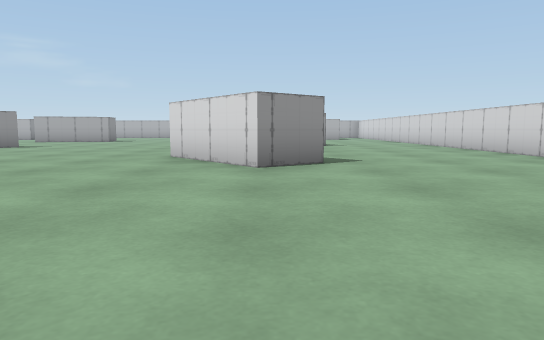
View 1 (above)

24 first-person views from a walk through a Unity game level. The camera is 0.51 m above the floor, tilts 6° down and sees 70° across. The floor is counted in squares, 1 m on a side. Each view is taken from the middle of a square. On the plan, view 1 faces up. The plan holds only what a view shows up to about 9 squares ahead; the rest is blank. The place goes on beyond the plan. The player character is not drawn.

View 2
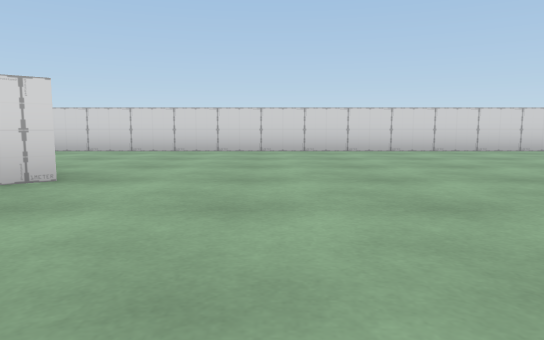

View 3
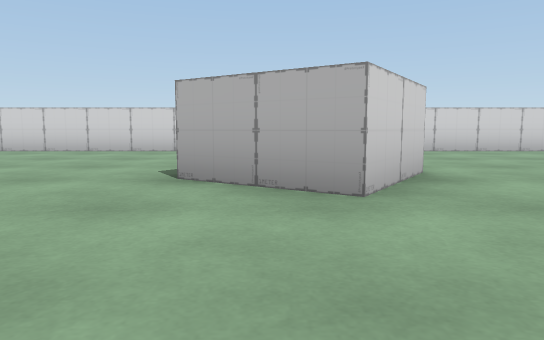

View 4
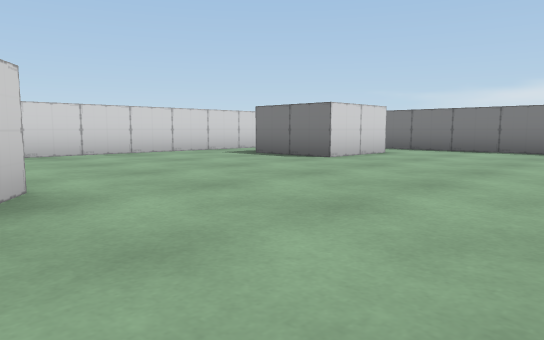

View 5
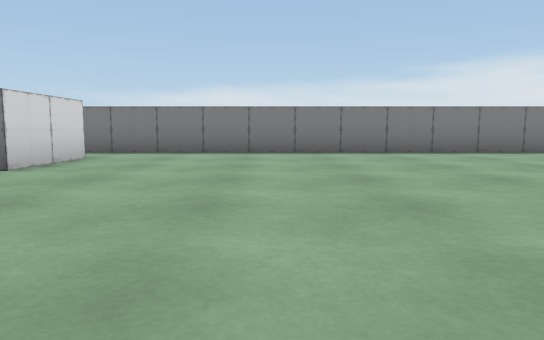

View 6
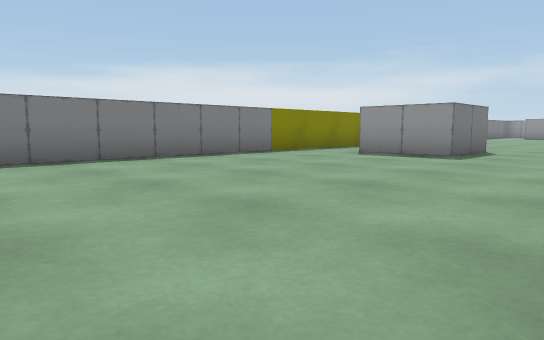

View 7
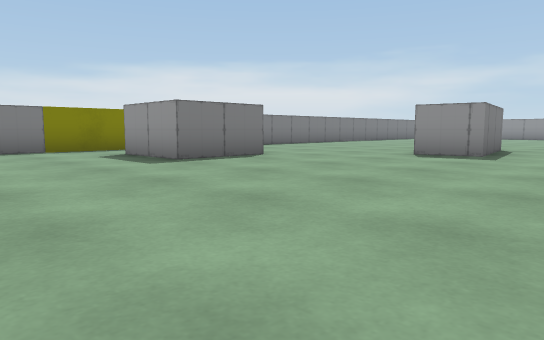

View 8
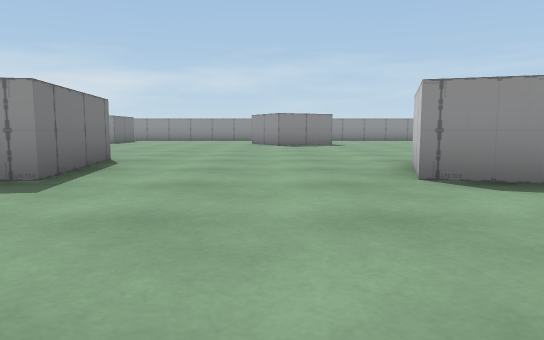

View 9
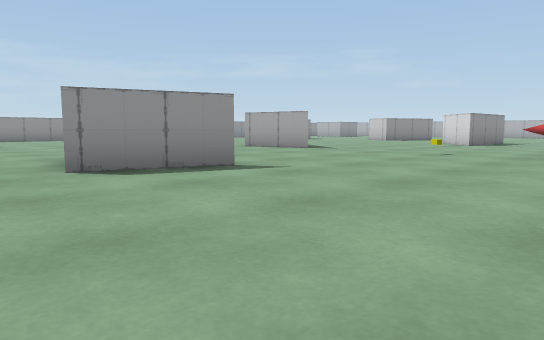

View 10
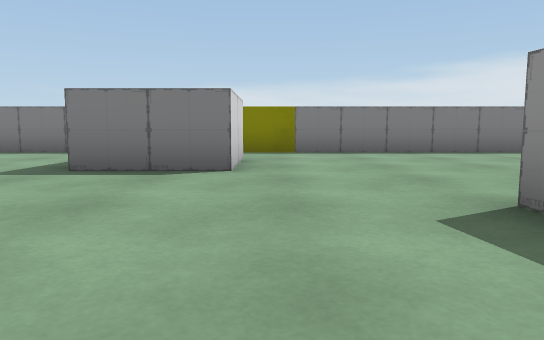

View 11
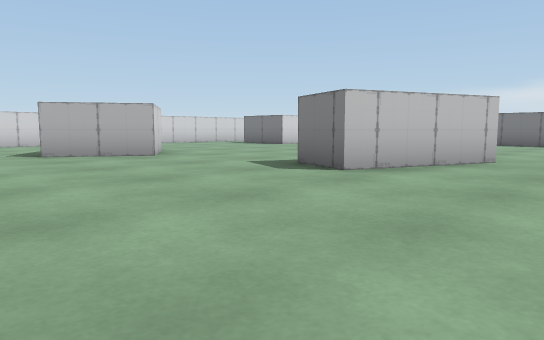

View 12
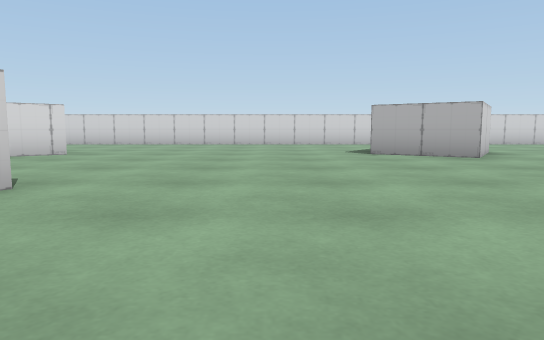

View 13
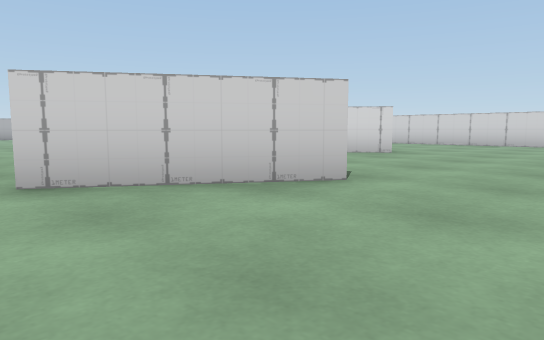

View 14
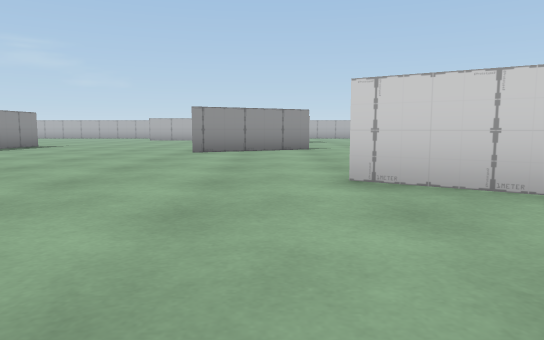

View 15
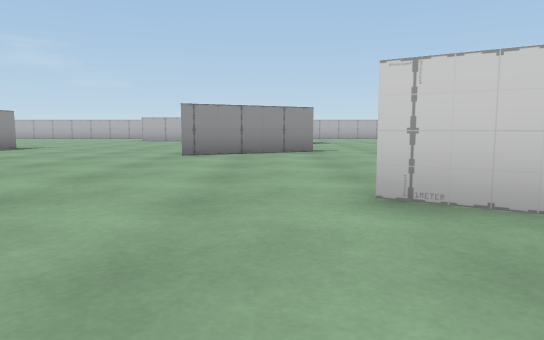

View 16
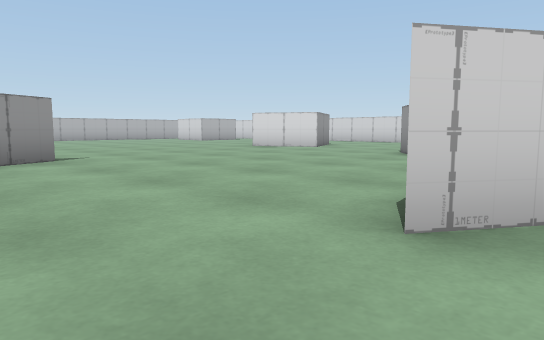

View 17
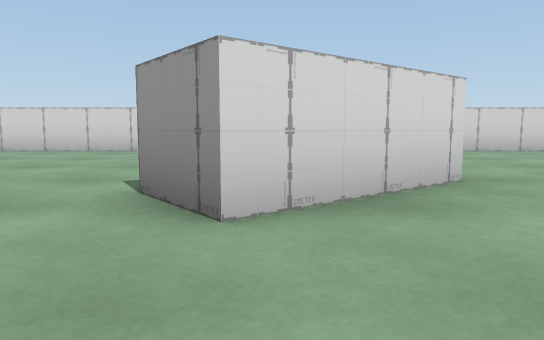

View 18
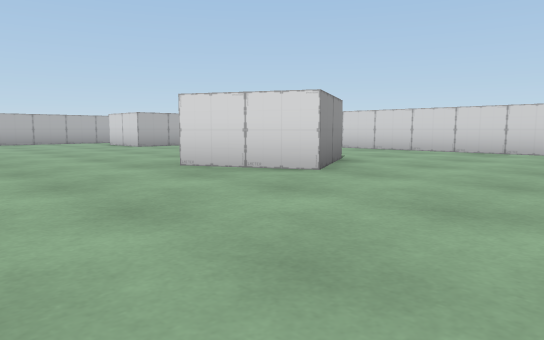

View 19
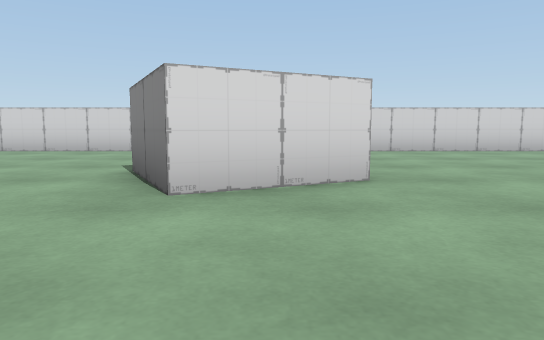

View 20
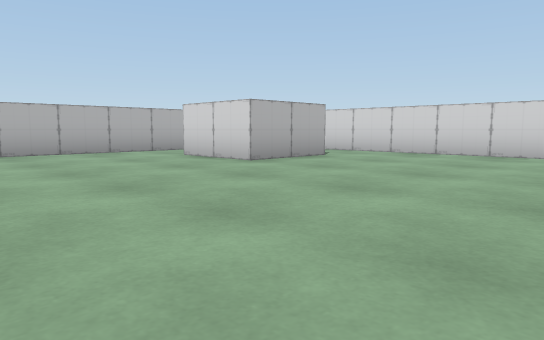

View 21
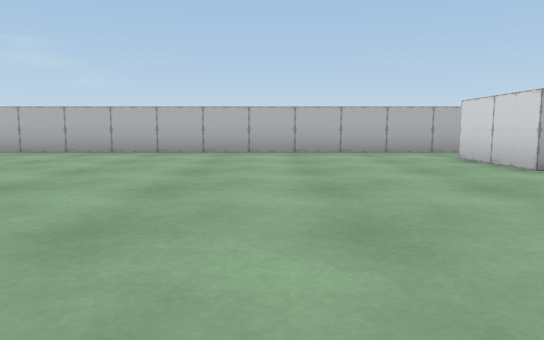

View 22
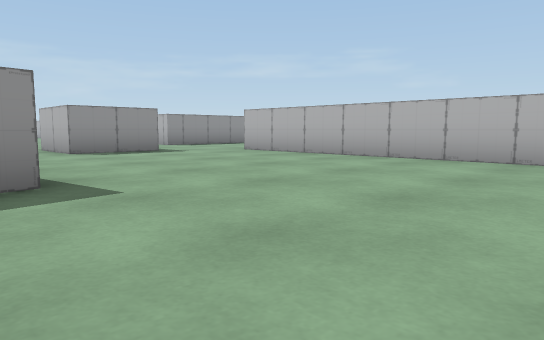

View 23
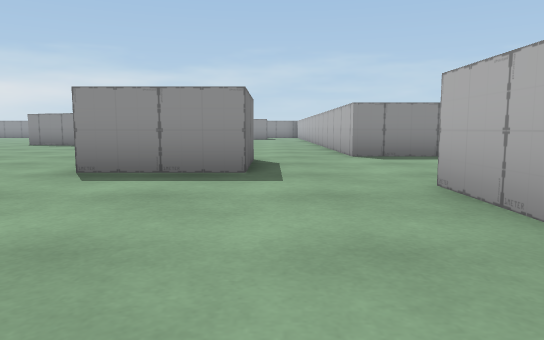

View 24
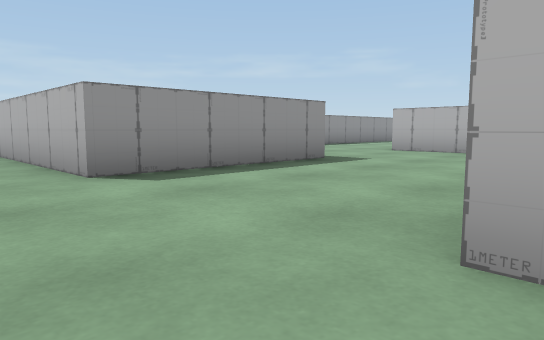

### Floor plan
Points are (right, up) in squares from view 1. A wall is a line through its corners. A room is listed if a view was taken in it or the views show most of it. See-through windows are left out.
Room 1 (views 1, 2, 3, 4, 5, 6, 7, 8, 9, 10, 11, 12, 13, 14, 15, 16, 17, 18, 19, 20, 21, 22, 23, 24)
walls: (-4.7, 3.2) (-7.3, 4.9); (-7, 10.9) (-9.8, 9.5); (0.9, 6) (-0.2, 5.1) (-1.9, 7.3) (-0.8, 8.1); (-15.3, 0.5) (-15.9, -1.5) (-18, -0.8); (-6.3, -5.7) (-5.2, -3) (-4, -3.5); (0.6, -3.8) (-1.1, -2.7) (0, -1); (1.7, 11.9) (-0.1, 11) (-1, 12.8) (0.8, 13.7); (-6.8, 17) (-6.7, 16.5); (-18.5, -5.7) (-15.8, -5.3) (-15.6, -6.7); (-13.5, -10.8) (-13.5, -8.7) (-11.5, -8.7) (-11.5, -10.8); (5, 15.1) (5, 18.9); (1.3, -10.9) (1.3, -8.7) (3.2, -8.7); (-11.4, -12.5) (2.1, -12.5); (5, -8.4) (5, 13.4); (-11.5, 20.7) (-11.5, 18.7) (-13.1, 18.7); (3.4, 18.7) (1.3, 18.7) (1.3, 20.8); (-18.5, -12.5) (-13.4, -12.5); (-15.4, 22.5) (-18.5, 22.5); (2.1, 22.5) (-10.5, 22.5)
ways out: opening at (-12.8, 21.8); opening at (3, 20.5); gap at (-18, -1)
objects: other object (-14, 5)

Positions as (right, up) in squares from view 1, and headings:
1: (0, 0), facing up
2: (-4, 3), facing right
3: (-4, -2), facing right
4: (-3, -3), facing down-right
5: (-2, -4), facing down
6: (-4, -6), facing down-left
7: (-8, -3), facing down-left
8: (-12, -3), facing left
9: (-11, -3), facing up-left
10: (-14, -4), facing down
11: (-8, 1), facing down-right
12: (-8, 1), facing right
13: (-8, 1), facing up-right
14: (-8, 1), facing up
15: (-8, 2), facing up
16: (-9, 4), facing up-right
17: (-4, 7), facing right
18: (-4, 8), facing up-right
19: (-4, 12), facing right
20: (-3, 14), facing up-right
21: (-2, 14), facing up
22: (-3, 16), facing up-left
23: (-7, 21), facing left
24: (-10, 21), facing up-left
